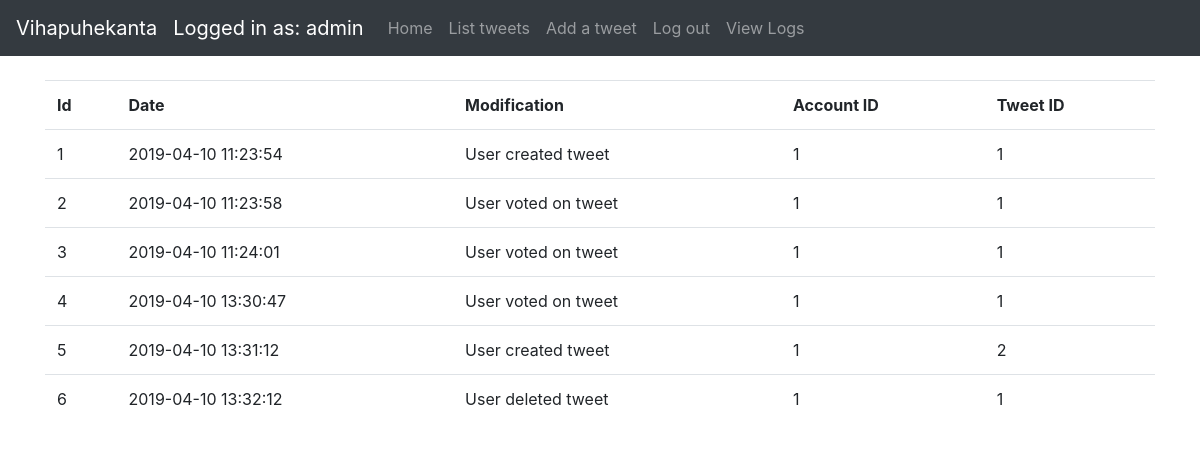
Screenshot of /logs/list (signed in) with the database file from the repository.
### application/auth/models.py (models this page shows, shortened)
class User(db.Model):
    __tablename__ = "account"
    id = db.Column(db.Integer, primary_key=True)
    date_created = db.Column(db.DateTime, default=db.func.current_timestamp())
    date_modified = db.Column(db.DateTime, default=db.func.current_timestamp(),
                              onupdate=db.func.current_timestamp())
    name = db.Column(db.String(144), nullable=False)
    username = db.Column(db.String(144), nullable=False)
    password = db.Column(db.String(144), nullable=False)
    urole = db.Column(db.String(80))
    tweets = db.relationship("Tweet", backref='account', lazy=True)
    def roles(self):
        if (self.urole == "ADMIN"):
            return ["ADMIN"]
        else:
            return ["USER"]

### application/logs/models.py (models this page shows, shortened)
class Log(db.Model):
    __tablename__ = "logs"
    id = db.Column(db.Integer, primary_key=True)
    date_created = db.Column(db.DateTime, default=db.func.current_timestamp())
    modification = db.Column(db.String(144), nullable=False)
    account_id = db.Column(db.Integer, nullable=False)
    tweet_id = db.Column(db.Integer, nullable=True)

### application/logs/views.py (the view)
@app.route("/logs/list", methods=["GET"])
@login_required(role="ADMIN")
def view_logs():
    logs = db.session().query(Log).all()
    return render_template("logs/list.html", logs=logs)

### application/__init__.py (called while the page is built)
def login_required(role="ADMIN"):
    def wrapper(fn):
        @wraps(fn)
        def decorated_view(*args, **kwargs):
            if not current_user:
                return login_manager.unauthorized()
            if not current_user.is_authenticated:
                return login_manager.unauthorized()
            unauthorized = False
            if role != "ANY":
                unauthorized = True
                for user_role in current_user.roles():
                    if user_role == "ADMIN":
                        unauthorized = False
                        break
            if unauthorized:
                return login_manager.unauthorized()
            return fn(*args, **kwargs)
        return decorated_view
    return wrapper

@login_manager.user_loader
def load_user(user_id):
    return User.query.get(user_id)

### application/templates/logs/list.html (shortened to what this page needs)
{% extends "layout.html" %}
{% block body %}
    {% if current_user.is_authenticated %}
        <table class="table table-hover">
            <tr>
                <th>Id</th>
                <th>Date</th>
                <th>Modification</th>
                <th>Account ID</th>
                <th>Tweet ID</th>
            </tr>
            {% for log in logs %}
                <tr>
                    <td>{{ log.id }}</td>
                    <td>{{ log.date_created }}</td>
                    <td>{{ log.modification }}</td>
                    <td>{{ log.tweet_id}}</td>
                    <td>{{ log.account_id}}</td>
                </tr>
            {% endfor %}
        </table>
    {% else %}
        <div>Log in</div>
    {% endif %}
{% endblock %}

### application/templates/layout.html (shortened to what this page needs)
<!DOCTYPE html>
<html>
<head>
    <link rel="stylesheet" href="https://maxcdn.bootstrapcdn.com/bootstrap/4.0.0/css/bootstrap.min.css"
>
</head>
<body>
<nav class="navbar navbar-expand-md navbar-dark bg-dark mb-4">
    <a class="navbar-brand" href="#">Vihapuhekanta</a>
    {% if current_user.is_authenticated %}
        <ul class="navbar-nav mr-auto">
            <li>
                <a class="navbar-brand" href="#">Logged in as: {{ current_user.name }}</a>
            </li>
            <li class="nav-item">
                <a class="nav-link" href="/">Home</a>
            </li>
            <li class="nav-item">
                <a class="nav-link" href="{{ url_for('tweets_index') }}">List tweets</a>
            </li>
            <li class="nav-item">
                <a class="nav-link" href="{{ url_for('tweets_form') }}">Add a tweet</a>
            </li>
            <li class="nav-item">
                <a class="nav-link" href="{{ url_for('auth_logout') }}">Log out</a>
            </li>
            {% if current_user.urole == "ADMIN" %}
                <li class="nav-item">
                    <a class="nav-link" href="{{ url_for('view_logs') }}">View Logs</a>
                </li>
            {% endif %}
        </ul>
    {% endif %}
</nav>
<main role="main" class="container">
    {% block body %}{% endblock %}
</main>
</body>
</html>

### rows the page displays
User: name "admin"
Log: id "1", date_created "2019-04-10 11:23:54", modification "User created tweet", tweet_id "1", account_id "1"
Log: id "2", date_created "2019-04-10 11:23:58", modification "User voted on tweet", tweet_id "1", account_id "1"
Log: id "3", date_created "2019-04-10 11:24:01", modification "User voted on tweet", tweet_id "1", account_id "1"
Log: id "4", date_created "2019-04-10 13:30:47", modification "User voted on tweet", tweet_id "1", account_id "1"
Log: id "5", date_created "2019-04-10 13:31:12", modification "User created tweet", tweet_id "1", account_id "2"
Log: id "6", date_created "2019-04-10 13:32:12", modification "User deleted tweet", tweet_id "1", account_id "1"
